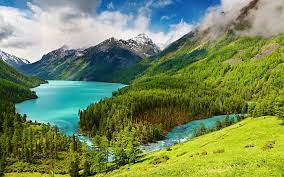
#> input picture Assignment1/Code1/contrast.jpg, 284 x 177 px
$ python code1.py
#> lines starting #> are read from the running program, lines starting #| are printed output that depends on the picture
import cv2
import numpy as np
import matplotlib.pyplot as plt

def BGR_HSV_CONVERSION(b, g, r):
    b, g, r = b/255.0, g/255.0, r/255.0
    mx = max(r, g, b)
    mn = min(r, g, b)
    df = mx-mn
    if mx == mn:
        h = 0
    elif mx == r:
        h = (60 * ((g-b)/df) + 360) % 360
    elif mx == g:
        h = (60 * ((b-r)/df) + 120) % 360
    elif mx == b:
        h = (60 * ((r-g)/df) + 240) % 360
    if mx == 0:
        s = 0
    else:
        s = df/mx
    v = mx
    return h, s, v

def HSV_BGR_CONVERSION(h, s, v):
    c = v * s
    x = c * (1 - abs((h / 60) % 2 - 1))
    m = v - c
    if h < 60:
        r, g, b = c, x, 0
    elif h < 120:
        r, g, b = x, c, 0
    elif h < 180:
        r, g, b = 0, c, x
    elif h < 240:
        r, g, b = 0, x, c
    elif h < 300:
        r, g, b = x, 0, c
    else:
        r, g, b = c, 0, x
    r, g, b = (r + m) * 255, (g + m) * 255, (b + m) * 255
    return int(b), int(g), int(r)

def BRG_RGB_CONVERSION(b, g, r):
    return r, g, b

def contrast_enhancement(V, factor):
    V = np.array(V)  # Convert V to a NumPy array
    return np.clip(V * factor, 0, 1)

def main():
    img = cv2.imread('contrast.jpg')
#> img is the input picture: shape (177, 284, 3); mean B, G, R 89.8, 137.3, 116.8
    h, w, _ = img.shape
#> h = 177; w = 284
    hsv_img = np.zeros((h, w, 3))
    rgb_img = np.zeros((h, w, 3), dtype=np.uint8)
    for i in range(h):
        for j in range(w):
            h, s, v = BGR_HSV_CONVERSION(*img[i, j])
            if s < 0.1:  # Check if the pixel is achromatic
                v = contrast_enhancement(v, 1.3)  # Apply contrast enhancement to V
            hsv_img[i, j] = [h, s, v]
            rgb_img[i, j] = BRG_RGB_CONVERSION(*HSV_BGR_CONVERSION(*hsv_img[i, j]))
#> this loop made 177 passes
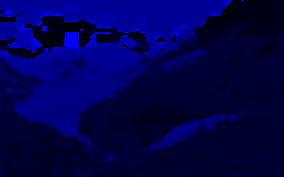
#> hsv_img: shape (177, 284, 3) float64; mean B, G, R 109.5, 0.6, 0.6; drawn with min black and max white
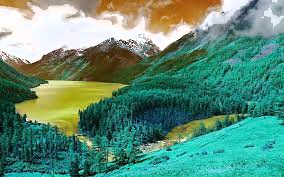
#> rgb_img: shape (177, 284, 3); mean B, G, R 121.4, 141.9, 94.4
    plt.imshow(rgb_img)
    plt.show()

    # Save the enhanced image
    cv2.imwrite('enhanced_image.jpg', cv2.cvtColor(rgb_img, cv2.COLOR_RGB2BGR))
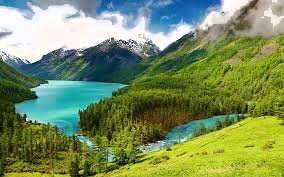
#> saved as enhanced_image.jpg: shape (177, 284, 3); mean B, G, R 94.4, 141.9, 121.4

if __name__ == "__main__":
    main()
